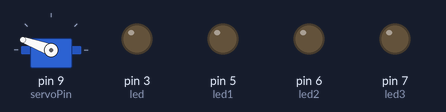
The sketch below on a simulated Arduino Uno, built with avr-gcc and run on an emulated ATmega328P. Parts: servo, output pins drawn as LEDs (lit = HIGH).

Above: at 0.05 s.
At 4.95 s:
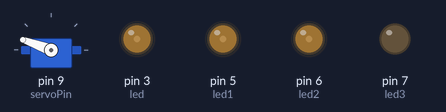
At 9.96 s:
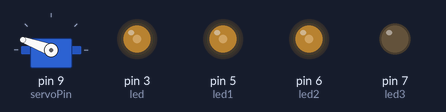
At 19.97 s:
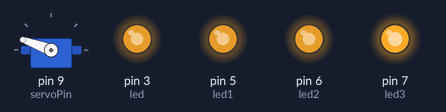
At 29.88 s:
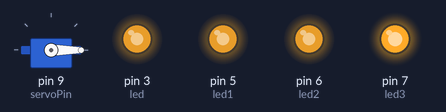
At 39.89 s:
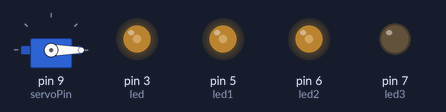
Timing chart, 0 to 40.0 s (numbered marks = the images above):
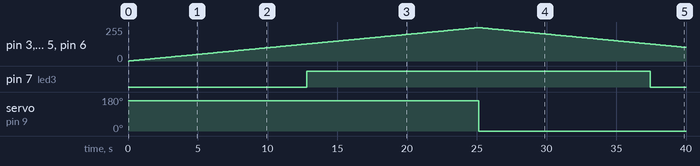

Measured:
- by itself, pin 3 (led), pin 5 (led1), pin 6 (led2): rises from 0/255 to 250/255 in 24.9 s, then falls to 102/255 in 14.9 s
- by itself, pin 7 (led3): LOW → HIGH at 12.8 s, → LOW 24.6 s later
- by itself, servo on pin 9 (servoPin): 160° → 0° at 25.1 s

The sketch:

Servo.ino
```cpp
#include <Servo.h>
int servoPin = 9;
int servoDeg1 = 160;
int servoDeg2 = 0;
int led = 3;
int led1 = 5;
int led2 = 6;
int led3 = 7;
Servo data;

void setup() {
    Serial.begin(9600);
    pinMode(led, OUTPUT);
    pinMode(led1, OUTPUT);
    pinMode(led2, OUTPUT);
    pinMode(led3, OUTPUT);
    data.attach(servoPin);

}

void loop() {

    for(int i = 0 ; i <= 250; i++){
        analogWrite(led, i);
        analogWrite(led1, i);
        analogWrite(led2, i);
        analogWrite(led3, i);
            data.write(servoDeg1);
            delay(100);


    }

    for(int i = 250; i >= 0; i--){
        analogWrite(led, i);
        analogWrite(led1, i);
        analogWrite(led2, i);
        analogWrite(led3, i);
            data.write(servoDeg2);
        delay(100);
        }

}
```
